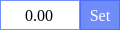
<?xml version="1.0" encoding="UTF-8"?>
<ui version="4.0">
 <class>BtnDoubleSpinBox</class>
 <widget class="QWidget" name="BtnDoubleSpinBox">
  <property name="geometry">
   <rect>
    <x>0</x>
    <y>0</y>
    <width>120</width>
    <height>30</height>
   </rect>
  </property>
  <property name="minimumSize">
   <size>
    <width>120</width>
    <height>0</height>
   </size>
  </property>
  <property name="maximumSize">
   <size>
    <width>120</width>
    <height>16777215</height>
   </size>
  </property>
  <property name="windowTitle">
   <string>Form</string>
  </property>
  <layout class="QHBoxLayout" name="horizontalLayout">
   <property name="spacing">
    <number>0</number>
   </property>
   <property name="leftMargin">
    <number>0</number>
   </property>
   <property name="topMargin">
    <number>0</number>
   </property>
   <property name="rightMargin">
    <number>0</number>
   </property>
   <property name="bottomMargin">
    <number>0</number>
   </property>
   <item>
    <widget class="QDoubleSpinBox" name="spb_TargetValue">
     <property name="sizePolicy">
      <sizepolicy hsizetype="Minimum" vsizetype="Preferred">
       <horstretch>0</horstretch>
       <verstretch>0</verstretch>
      </sizepolicy>
     </property>
     <property name="minimumSize">
      <size>
       <width>0</width>
       <height>0</height>
      </size>
     </property>
     <property name="maximumSize">
      <size>
       <width>16777215</width>
       <height>16777215</height>
      </size>
     </property>
     <property name="font">
      <font>
       <family>Times New Roman</family>
       <pointsize>12</pointsize>
      </font>
     </property>
     <property name="styleSheet">
      <string notr="true">QDoubleSpinBox{background-color:white; border:1px solid rgb(115,143,251);}</string>
     </property>
     <property name="alignment">
      <set>Qt::AlignCenter</set>
     </property>
     <property name="buttonSymbols">
      <enum>QAbstractSpinBox::NoButtons</enum>
     </property>
    </widget>
   </item>
   <item>
    <widget class="QPushButton" name="btn_SetValue">
     <property name="sizePolicy">
      <sizepolicy hsizetype="Minimum" vsizetype="Expanding">
       <horstretch>0</horstretch>
       <verstretch>0</verstretch>
      </sizepolicy>
     </property>
     <property name="minimumSize">
      <size>
       <width>40</width>
       <height>0</height>
      </size>
     </property>
     <property name="maximumSize">
      <size>
       <width>40</width>
       <height>16777215</height>
      </size>
     </property>
     <property name="font">
      <font>
       <family>Times New Roman</family>
       <pointsize>12</pointsize>
      </font>
     </property>
     <property name="styleSheet">
      <string notr="true">QPushButton{background-color:rgba(76,112,250,200); border:1px solid #4D70FA;color:#FFFFFF;}
                            QPushButton:hover{border:none; background-color:#A4B7FF;color:#FFFFFF;}
                             QPushButton:pressed{border:none; background-color:#4C70FA;color:#FFFFFF;}
                             QPushButton:checked{border:none; background-color:#4C70FA;color:#FFFFFF;}
                             QLabel{background-color:transparent;}</string>
     </property>
     <property name="text">
      <string>Set</string>
     </property>
    </widget>
   </item>
  </layout>
 </widget>
 <resources/>
 <connections/>
</ui>
